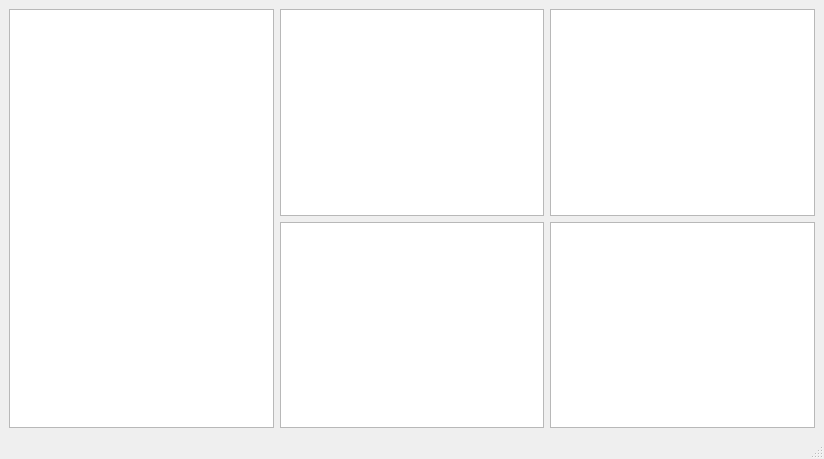
<?xml version="1.0" encoding="UTF-8"?>
<ui version="4.0">
 <class>tableWiget</class>
 <widget class="QMainWindow" name="tableWiget">
  <property name="geometry">
   <rect>
    <x>0</x>
    <y>0</y>
    <width>824</width>
    <height>459</height>
   </rect>
  </property>
  <property name="windowTitle">
   <string>tableWiget</string>
  </property>
  <widget class="QWidget" name="centralwidget">
   <layout class="QGridLayout" name="gridLayout_2">
    <item row="0" column="0">
     <layout class="QGridLayout" name="gridLayout">
      <item row="0" column="0" rowspan="2">
       <widget class="QTreeView" name="treeView"/>
      </item>
      <item row="0" column="1">
       <widget class="QListView" name="listView"/>
      </item>
      <item row="0" column="2">
       <widget class="QColumnView" name="columnView"/>
      </item>
      <item row="1" column="1">
       <widget class="QTableView" name="tableView"/>
      </item>
      <item row="1" column="2">
       <widget class="QUndoView" name="undoView"/>
      </item>
     </layout>
    </item>
   </layout>
  </widget>
  <widget class="QMenuBar" name="menubar">
   <property name="geometry">
    <rect>
     <x>0</x>
     <y>0</y>
     <width>824</width>
     <height>23</height>
    </rect>
   </property>
  </widget>
  <widget class="QStatusBar" name="statusbar"/>
 </widget>
 <resources/>
 <connections/>
</ui>
